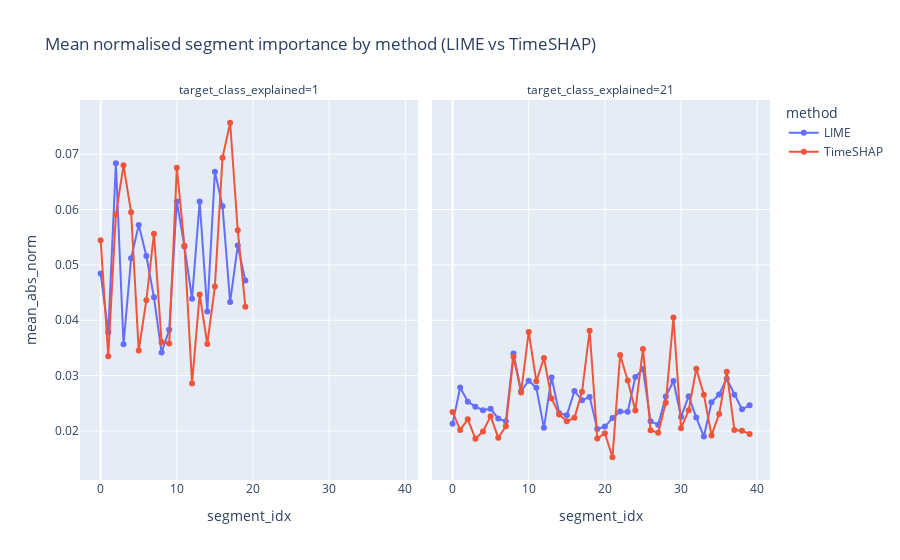

Notebook code for this chart:
### Code cell
import plotly.express as px

df_mean = (
    df_long.groupby(["target_class_explained", "method", "segment_idx"], as_index=False)
    .agg(mean_abs_norm=("score_abs_norm", "mean"))
)

fig = px.line(
    df_mean,
    x="segment_idx",
    y="mean_abs_norm",
    color="method",
    facet_col="target_class_explained",
    markers=True,
    title="Mean normalised segment importance by method (LIME vs TimeSHAP)",
)
fig.show()

### Figure 1 — Plotly figure (JSON) as saved in the notebook; plotly's stock layout.template omitted (floating-point values rounded to 4 significant figures)
{"data": [{"hovertemplate": "method=LIME<br>target_class_explained=1<br>segment_idx=%{x}<br>mean_abs_norm=%{y}<extra></extra>", "legendgroup": "LIME", "line": {"color": "#636efa", "dash": "solid"}, "marker": {"symbol": "circle"}, "mode": "lines+markers", "name": "LIME", "orientation": "v", "showlegend": true, "type": "scatter", "x": [0, 1, 2, 3, 4, 5, 6, 7, 8, 9, 10, 11, 12, 13, 14, 15, 16, 17, 18, 19], "xaxis": "x", "y": [0.04843, 0.03782, 0.06836, 0.03565, 0.05119, 0.05723, 0.05161, 0.04413, 0.03417, 0.03828, 0.06146, 0.05334, 0.04389, 0.06144, 0.04159, 0.06684, 0.06061, 0.0433, 0.0535, 0.04716], "yaxis": "y"}, {"hovertemplate": "method=LIME<br>target_class_explained=21<br>segment_idx=%{x}<br>mean_abs_norm=%{y}<extra></extra>", "legendgroup": "LIME", "line": {"color": "#636efa", "dash": "solid"}, "marker": {"symbol": "circle"}, "mode": "lines+markers", "name": "LIME", "orientation": "v", "showlegend": false, "type": "scatter", "x": [0, 1, 2, 3, 4, 5, 6, 7, 8, 9, 10, 11, 12, 13, 14, 15, 16, 17, 18, 19, 20, 21, 22, 23, 24, 25, 26, 27, 28, 29, 30, 31, 32, 33, 34, 35, 36, 37, 38, 39], "xaxis": "x2", "y": [0.02132, 0.02786, 0.0253, 0.02439, 0.02375, 0.02402, 0.02224, 0.02175, 0.034, 0.02722, 0.02909, 0.02781, 0.02057, 0.02967, 0.02321, 0.02285, 0.02723, 0.02554, 0.02616, 0.02036, 0.0208, 0.02235, 0.02351, 0.02346, 0.02974, 0.03118, 0.02174, 0.02113, 0.02623, 0.02901, 0.02252, 0.02628, 0.02242, 0.01899, 0.02518, 0.02661, 0.02944, 0.02653, 0.02391, 0.02463], "yaxis": "y2"}, {"hovertemplate": "method=TimeSHAP<br>target_class_explained=1<br>segment_idx=%{x}<br>mean_abs_norm=%{y}<extra></extra>", "legendgroup": "TimeSHAP", "line": {"color": "#EF553B", "dash": "solid"}, "marker": {"symbol": "circle"}, "mode": "lines+markers", "name": "TimeSHAP", "orientation": "v", "showlegend": true, "type": "scatter", "x": [0, 1, 2, 3, 4, 5, 6, 7, 8, 9, 10, 11, 12, 13, 14, 15, 16, 17, 18, 19], "xaxis": "x", "y": [0.05444, 0.03351, 0.05912, 0.06798, 0.0595, 0.03453, 0.04362, 0.05564, 0.03603, 0.03579, 0.06757, 0.05347, 0.02859, 0.04467, 0.03569, 0.04611, 0.06937, 0.07568, 0.05624, 0.04246], "yaxis": "y"}, {"hovertemplate": "method=TimeSHAP<br>target_class_explained=21<br>segment_idx=%{x}<br>mean_abs_norm=%{y}<extra></extra>", "legendgroup": "TimeSHAP", "line": {"color": "#EF553B", "dash": "solid"}, "marker": {"symbol": "circle"}, "mode": "lines+markers", "name": "TimeSHAP", "orientation": "v", "showlegend": false, "type": "scatter", "x": [0, 1, 2, 3, 4, 5, 6, 7, 8, 9, 10, 11, 12, 13, 14, 15, 16, 17, 18, 19, 20, 21, 22, 23, 24, 25, 26, 27, 28, 29, 30, 31, 32, 33, 34, 35, 36, 37, 38, 39], "xaxis": "x2", "y": [0.02343, 0.02018, 0.0221, 0.01861, 0.01992, 0.02265, 0.01876, 0.02085, 0.03339, 0.02697, 0.03789, 0.02896, 0.03319, 0.02587, 0.02299, 0.02174, 0.02239, 0.02707, 0.03811, 0.01865, 0.01957, 0.01525, 0.03374, 0.0291, 0.02369, 0.03483, 0.02014, 0.01968, 0.02508, 0.0405, 0.0205, 0.02373, 0.03124, 0.02655, 0.0192, 0.02309, 0.03071, 0.02017, 0.02004, 0.01946], "yaxis": "y2"}], "layout": {"annotations": [{"font": {}, "showarrow": false, "text": "target_class_explained=1", "x": 0.245, "xanchor": "center", "xref": "paper", "y": 1, "yanchor": "bottom", "yref": "paper"}, {"font": {}, "showarrow": false, "text": "target_class_explained=21", "x": 0.755, "xanchor": "center", "xref": "paper", "y": 1, "yanchor": "bottom", "yref": "paper"}], "legend": {"title": {"text": "method"}, "tracegroupgap": 0}, "title": {"text": "Mean normalised segment importance by method (LIME vs TimeSHAP)"}, "xaxis": {"anchor": "y", "domain": [0, 0.49], "title": {"text": "segment_idx"}}, "xaxis2": {"anchor": "y2", "domain": [0.51, 1], "matches": "x", "title": {"text": "segment_idx"}}, "yaxis": {"anchor": "x", "domain": [0, 1], "title": {"text": "mean_abs_norm"}}, "yaxis2": {"anchor": "x2", "domain": [0, 1], "matches": "y", "showticklabels": false}}}
